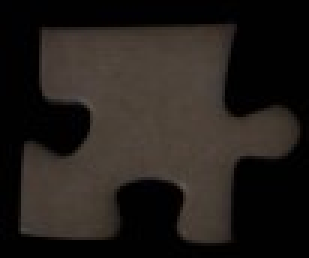
#> input picture other/puzzle python/test images/all+.jpg, 103 x 86 px, found by its file name (shown 3 times larger)
$ python test.py
#> lines starting #> are read from the running program, lines starting #| are printed output that depends on the picture
#> further down, picture is the input picture: PIL image 103x86 RGB; mean R, G, B 35.3, 30.5, 26.7
### other/puzzle python/myfunctions.py
from PIL import ImageDraw
from PIL import Image

# mode: 0 normal, 1 overflood (fills 1 pixel around), 2 only borders
def floodfill(image, pixel_pos, fill_color = (255,0,255), tolerance = 0.2, mode = 0):
#> called with pixel_pos = (0, 0), fill_color = (255, 0, 255), tolerance = 0.2, mode = 0
	width,height = image.size
#> width = 103; height = 86
	if (pixel_pos[0] < 0 or pixel_pos[1] < 0 or pixel_pos[0] >= width or pixel_pos[1] >= height):
		print("Error: Pixel position is out of the image.")
		return

	min_x = pixel_pos[0]
	min_y = pixel_pos[1]
	max_x = pixel_pos[0]
	max_y = pixel_pos[1]
	selected_color = image.getpixel(pixel_pos)
#> selected_color = (1, 1, 3)
	queued = [pixel_pos]
	filled_pixels = []
	done_pixels = []
	for i in range(width):
		done_pixels.append([0] * height)

	done_pixels[pixel_pos[0]][pixel_pos[1]] = True
	number_done = 0
	while (len(queued) > 0):
		pos = queued.pop(0)
		return_val = floodfill_call(image, pos, selected_color, fill_color, tolerance, mode)
		if return_val == 0:
			if pos[0] < min_x:
				min_x = pos[0]
			elif pos[0] > max_x:
				max_x = pos[0]
			if pos[1] < min_y:
				min_y = pos[1]
			elif pos[1] > max_y:
				max_y = pos[1]
			filled_pixels.append(pos)

			next_pixels = [
				(pos[0], pos[1] - 1),
				(pos[0] + 1, pos[1]),
				(pos[0], pos[1] + 1),
				(pos[0] - 1, pos[1])
			]
			for pixel in next_pixels:
				if not(pixel[0] < 0 or pixel[1] < 0 or pixel[0] >= width or pixel[1] >= height):
					if done_pixels[pixel[0]][pixel[1]] != True:
						queued.append(pixel)
					done_pixels[pixel[0]][pixel[1]] = True
		elif return_val == 1:
			filled_pixels.append(pos)
		number_done += 1
		# print("Done: " + str(number_done) + "; Queued: " + str(len(queued)))
		if number_done > width * height:
			break
#> this loop made 5169 passes
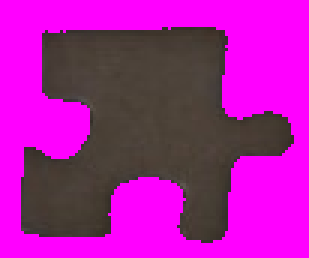
#> image: PIL image 103x86 RGB (shown 3 times larger); mean R, G, B 171.3, 28.1, 163.3
#> after the loop, done_pixels = 103 items; filled_pixels = 4820 pairs, first value 0 to 102, second value 0 to 85; max_x = 102; max_y = 85; min_x = 0; min_y = 0; number_done = 5169; queued = []
	return (image,(min_x,min_y,max_x,max_y),filled_pixels)

def floodfill_call(image, pixel_pos, selected_color, fill_color, tolerance, mode):
	pixel_color = image.getpixel(pixel_pos)

	for i in range(3):
		c = selected_color[i]
		t = 255 * tolerance
		if not(pixel_color[i] <= c + t):#not(pixel_color[i] >= c - t and pixel_color[i] <= c + t):
			if mode == 1:
				image.putpixel(pixel_pos, fill_color)
				return 1
			elif mode == 2:
				image.putpixel(pixel_pos, fill_color)
				return 2
			return -1

	if mode == 0 or mode == 1:
		image.putpixel(pixel_pos, fill_color)
	return 0

# [80 lines left out: functions fillborders, fillborders_call, not called in this run]

### other/puzzle python/test.py
from myfunctions import *

picture = Image.open(r'C:\\Users\\oscar\\Desktop\\#Oscar\\Programmation\\puzzle python\\test images\\all+.jpg')
picture = floodfill(picture, (0,0), (255,0,255), 0.2)
#> (the run stopped early here; a loop or call above may not have finished)

$ run again, with other/puzzle python/test images/allblack.jpg copied over other/puzzle python/test images/all+.jpg
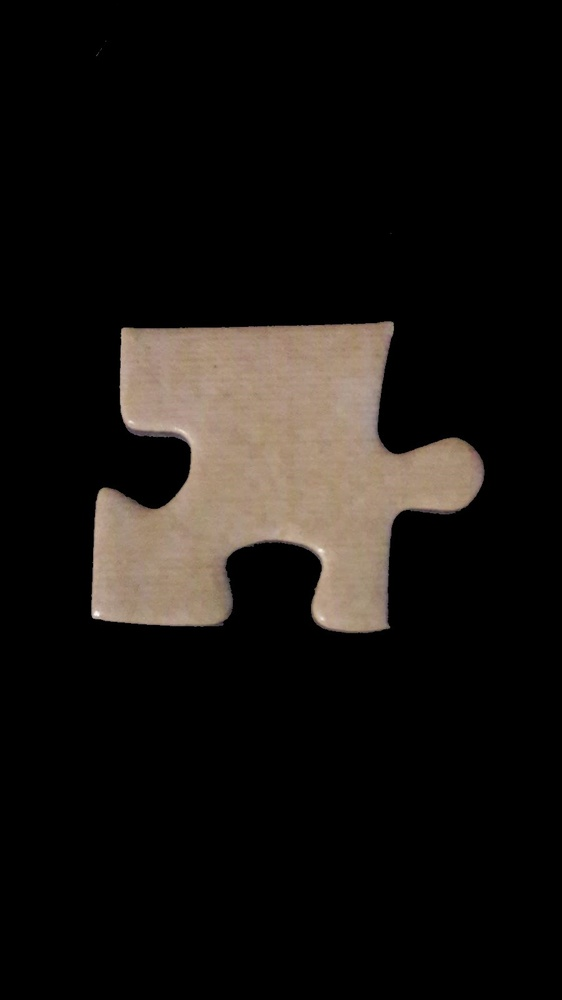
#> input picture other/puzzle python/test images/allblack.jpg, 562 x 1000 px, shrunk from 900 x 1600 before the run, found by its file name
#> picture is the input picture: PIL image 562x1000 RGB; mean R, G, B 23.2, 20, 17.1
#> selected_color = (0, 0, 0)
#> after the loop in floodfill, `while (len(queued) > 0):`:
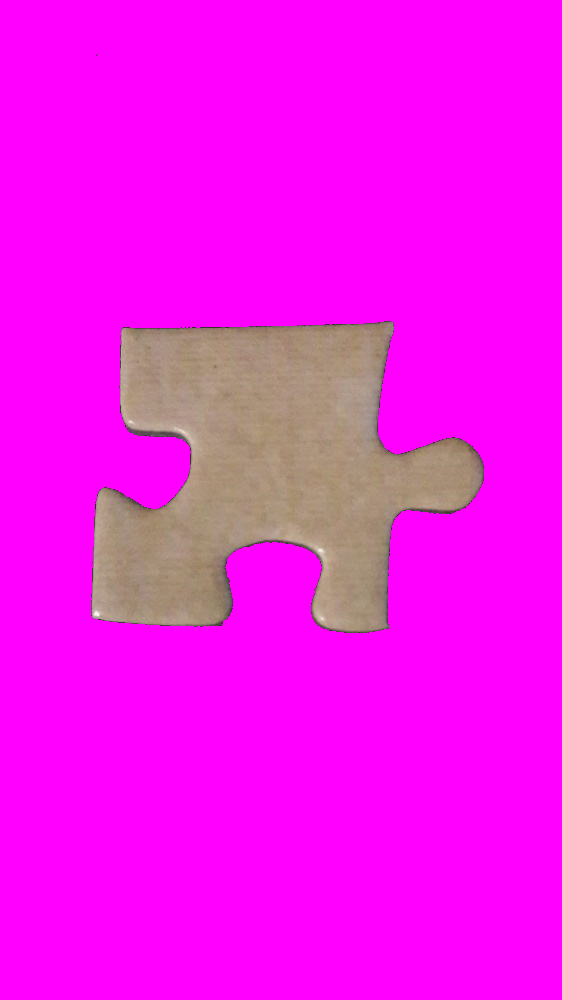
#> image: PIL image 562x1000 RGB; mean R, G, B 242.5, 19.9, 236.4
#> after the loop in floodfill, `while (len(queued) > 0):`: done_pixels = 562 items; filled_pixels = 483443 items; max_x = 561; max_y = 999; min_x = 0; number_done = 485017; queued = []
